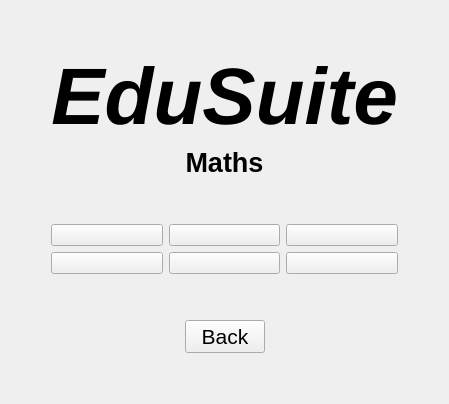
         <widget class="QWidget" name="guif_cm">
          <layout class="QGridLayout" name="gridLayout_10">
           <item row="1" column="0">
            <spacer name="horizontalSpacer_29">
             <property name="orientation">
              <enum>Qt::Horizontal</enum>
             </property>
             <property name="sizeHint" stdset="0">
              <size>
               <width>40</width>
               <height>20</height>
              </size>
             </property>
            </spacer>
           </item>
           <item row="0" column="1">
            <spacer name="verticalSpacer_18">
             <property name="orientation">
              <enum>Qt::Vertical</enum>
             </property>
             <property name="sizeHint" stdset="0">
              <size>
               <width>20</width>
               <height>40</height>
              </size>
             </property>
            </spacer>
           </item>
           <item row="1" column="1">
            <layout class="QGridLayout" name="gridLayout_13">
             <item row="2" column="0">
              <spacer name="verticalSpacer_20">
               <property name="orientation">
                <enum>Qt::Vertical</enum>
               </property>
               <property name="sizeType">
                <enum>QSizePolicy::Fixed</enum>
               </property>
               <property name="sizeHint" stdset="0">
                <size>
                 <width>20</width>
                 <height>40</height>
                </size>
               </property>
              </spacer>
             </item>
             <item row="5" column="0">
              <spacer name="verticalSpacer_21">
               <property name="orientation">
                <enum>Qt::Vertical</enum>
               </property>
               <property name="sizeType">
                <enum>QSizePolicy::Fixed</enum>
               </property>
               <property name="sizeHint" stdset="0">
                <size>
                 <width>20</width>
                 <height>40</height>
                </size>
               </property>
              </spacer>
             </item>
             <item row="3" column="0">
              <layout class="QHBoxLayout" name="horizontalLayout_6">
               <item>
                <widget class="QPushButton" name="guif_cm_btn_1">
                 <property name="font">
                  <font>
                   <weight>75</weight>
                   <bold>true</bold>
                  </font>
                 </property>
                 <property name="text">
                  <string/>
                 </property>
                 <property name="icon">
                  <iconset>
                   <normaloff>:/math_main/img/additsubtract.png</normaloff>:/math_main/img/additsubtract.png</iconset>
                 </property>
                 <property name="iconSize">
                  <size>
                   <width>200</width>
                   <height>200</height>
                  </size>
                 </property>
                </widget>
               </item>
               <item>
                <widget class="QPushButton" name="guif_cm_btn_2">
                 <property name="text">
                  <string/>
                 </property>
                 <property name="icon">
                  <iconset>
                   <normaloff>:/math_main/img/multidiv.png</normaloff>:/math_main/img/multidiv.png</iconset>
                 </property>
                 <property name="iconSize">
                  <size>
                   <width>200</width>
                   <height>200</height>
                  </size>
                 </property>
                </widget>
               </item>
               <item>
                <widget class="QPushButton" name="guif_cm_btn_3">
                 <property name="text">
                  <string/>
                 </property>
                 <property name="icon">
                  <iconset>
                   <normaloff>:/math_main/img/primecomp.png</normaloff>:/math_main/img/primecomp.png</iconset>
                 </property>
                 <property name="iconSize">
                  <size>
                   <width>200</width>
                   <height>200</height>
                  </size>
                 </property>
                </widget>
               </item>
              </layout>
             </item>
             <item row="1" column="0">
              <widget class="QLabel" name="guif_cm_label_category">
               <property name="enabled">
                <bool>true</bool>
               </property>
               <property name="font">
                <font>
                 <pointsize>20</pointsize>
                 <weight>75</weight>
                 <bold>true</bold>
                </font>
               </property>
               <property name="text">
                <string>Maths</string>
               </property>
               <property name="alignment">
                <set>Qt::AlignCenter</set>
               </property>
              </widget>
             </item>
             <item row="0" column="0">
              <widget class="QLabel" name="guif_cm_title">
               <property name="font">
                <font>
                 <pointsize>60</pointsize>
                 <weight>75</weight>
                 <italic>true</italic>
                 <bold>true</bold>
                </font>
               </property>
               <property name="text">
                <string>EduSuite</string>
               </property>
               <property name="alignment">
                <set>Qt::AlignCenter</set>
               </property>
              </widget>
             </item>
             <item row="6" column="0">
              <layout class="QHBoxLayout" name="horizontalLayout_7">
               <item>
                <spacer name="horizontalSpacer_27">
                 <property name="orientation">
                  <enum>Qt::Horizontal</enum>
                 </property>
                 <property name="sizeHint" stdset="0">
                  <size>
                   <width>40</width>
                   <height>20</height>
                  </size>
                 </property>
                </spacer>
               </item>
               <item>
                <widget class="QPushButton" name="guif_cm_btn_back">
                 <property name="font">
                  <font>
                   <pointsize>16</pointsize>
                  </font>
                 </property>
                 <property name="text">
                  <string>Back</string>
                 </property>
                </widget>
               </item>
               <item>
                <spacer name="horizontalSpacer_28">
                 <property name="orientation">
                  <enum>Qt::Horizontal</enum>
                 </property>
                 <property name="sizeHint" stdset="0">
                  <size>
                   <width>40</width>
                   <height>20</height>
                  </size>
                 </property>
                </spacer>
               </item>
              </layout>
             </item>
             <item row="4" column="0">
              <layout class="QHBoxLayout" name="horizontalLayout_8">
               <property name="bottomMargin">
                <number>0</number>
               </property>
               <item>
                <widget class="QPushButton" name="guif_cm_btn_4">
                 <property name="text">
                  <string/>
                 </property>
                 <property name="iconSize">
                  <size>
                   <width>200</width>
                   <height>200</height>
                  </size>
                 </property>
                </widget>
               </item>
               <item>
                <widget class="QPushButton" name="guif_cm_btn_5">
                 <property name="text">
                  <string/>
                 </property>
                 <property name="iconSize">
                  <size>
                   <width>200</width>
                   <height>200</height>
                  </size>
                 </property>
                </widget>
               </item>
               <item>
                <widget class="QPushButton" name="guif_cm_btn_6">
                 <property name="text">
                  <string/>
                 </property>
                 <property name="iconSize">
                  <size>
                   <width>200</width>
                   <height>200</height>
                  </size>
                 </property>
                </widget>
               </item>
              </layout>
             </item>
            </layout>
           </item>
           <item row="1" column="2">
            <spacer name="horizontalSpacer_30">
             <property name="orientation">
              <enum>Qt::Horizontal</enum>
             </property>
             <property name="sizeHint" stdset="0">
              <size>
               <width>40</width>
               <height>20</height>
              </size>
             </property>
            </spacer>
           </item>
           <item row="2" column="1">
            <spacer name="verticalSpacer_19">
             <property name="orientation">
              <enum>Qt::Vertical</enum>
             </property>
             <property name="sizeHint" stdset="0">
              <size>
               <width>20</width>
               <height>40</height>
              </size>
             </property>
            </spacer>
           </item>
          </layout>
         </widget>
